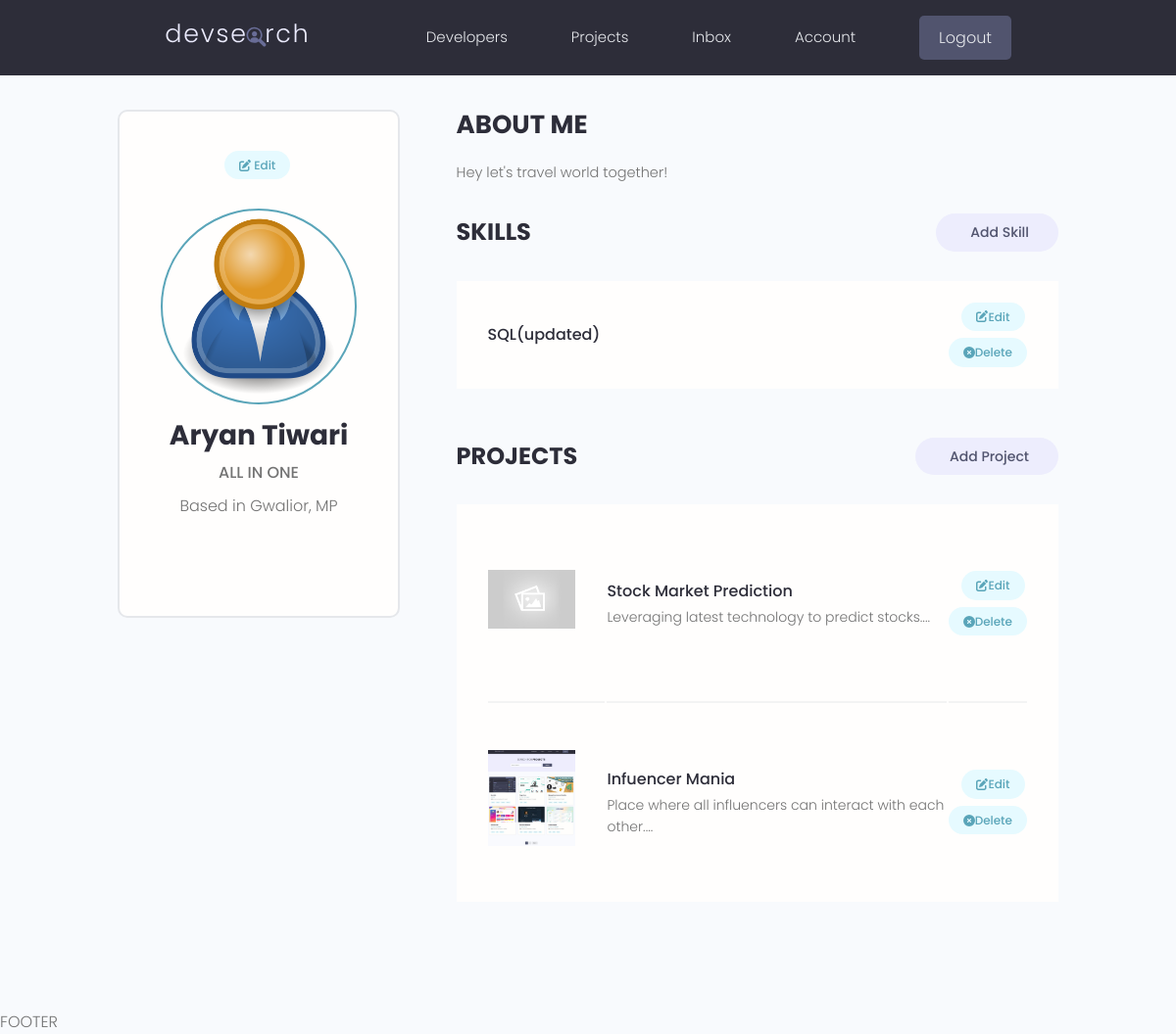
The app's page /account/ (signed in), older data.
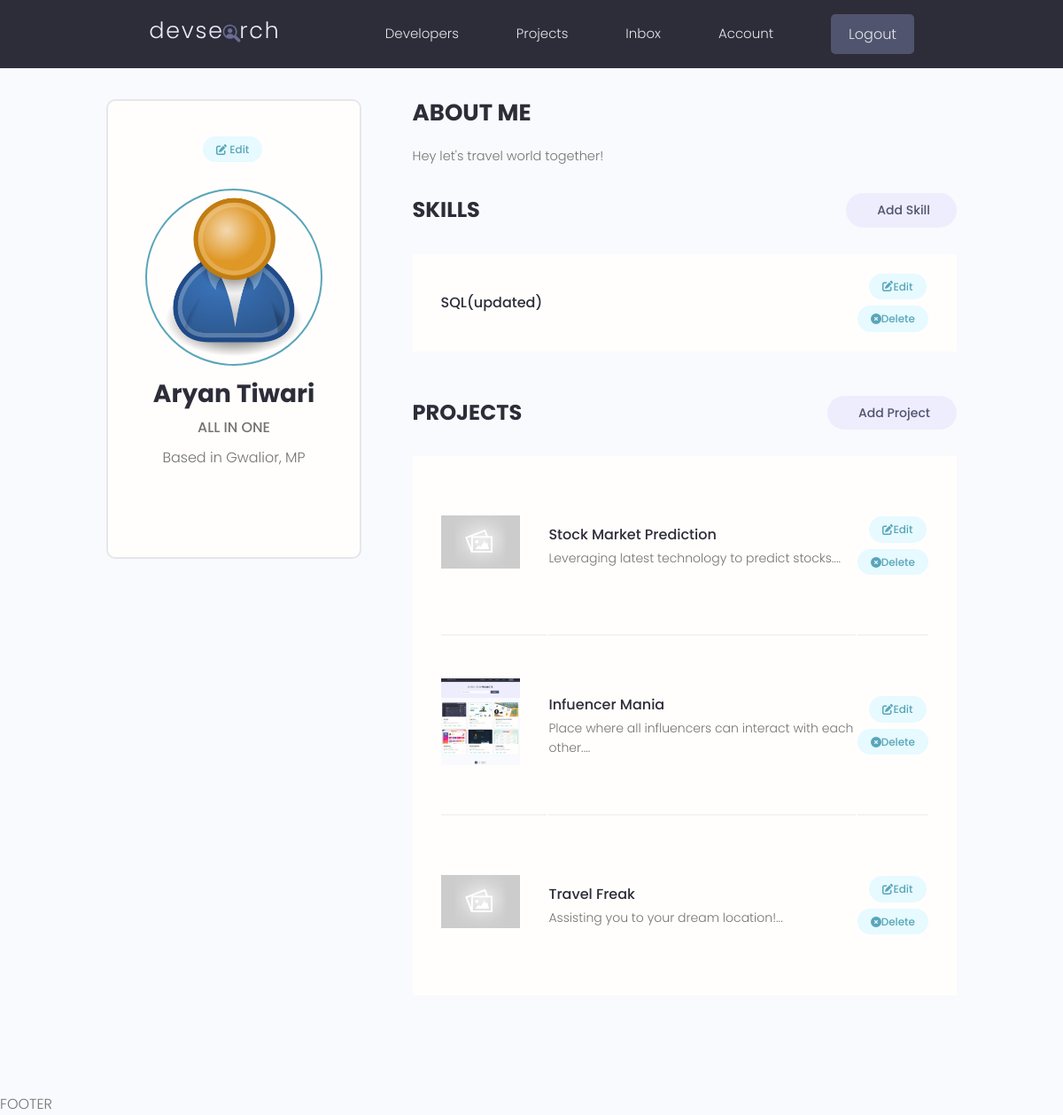
The same page, newer data.
### users/models.py (models this page shows, shortened)
class Skill(models.Model):
    owner = models.ForeignKey(Profile, on_delete=models.CASCADE)
    name = models.CharField(max_length=200, blank=True, null=True) #character field need max length
    description = models.TextField(blank=True, null=True)
    created = models.DateTimeField(auto_now_add=True)
    id = models.UUIDField(default=uuid.uuid4, unique=True, primary_key=True, editable=False)

### projects/models.py (models this page shows, shortened)
class Project(models.Model):
    owner = models.ForeignKey(Profile, null=True, blank=True, on_delete=models.SET_NULL)
    title = models.CharField(max_length=200)
    description = models.TextField(null=True, blank=True) # not necessary
    featured_image = models.ImageField(null=True, blank=True, default="default.jpg")
    demo_link = models.CharField(max_length=2000, null=True, blank=True)
    source_link = models.CharField(max_length=2000, null=True, blank=True)
    tag = models.ManyToManyField('Tag', blank=True)
    vote_total = models.IntegerField(default=0, null=True, blank=True)
    vote_ratio = models.IntegerField(default=0, null=True, blank=True)
    created = models.DateTimeField(auto_now_add=True)
    id = models.UUIDField(default=uuid.uuid4, unique=True, primary_key=True, editable=False)
    class Meta:
        ordering = ['created']

### users/views.py (the view)
# urls.py: path('account/',views.userAccount, name="account"),
@login_required(login_url = 'login')
def userAccount(request):
    profile = request.user.profile
    skills = profile.skill_set.all()
    projects = profile.project_set.all()
    context = {'profile': profile, 'skills':skills, 'projects': projects}
    return render(request,'users/account.html', context)

### users/templates/users/account.html (shortened to what this page needs)
{% extends 'main.html' %}
{% block content %}
  <main class="settingsPage profile my-md">
    <div class="container">
      <div class="layout">
        <div class="column column--1of3">
          <div class="card text-center">
            <div class="card__body dev">
              <a class="tag tag--pill tag--main settings__btn" href="{% url 'edit-account' %}"><i class="fa-solid fa-pen-to-square"></i> Edit</a>
              <img class="avatar avatar--xl dev__avatar" src="{{profile.profile_image.url}}" />
              <h2 class="dev__name">{{profile.name}}</h2>
              <p class="dev__title">{{profile.short_intro}}</p>
              <p class="dev__location">Based in {{profile.location}}</p>
            </div>
          </div>
        </div>
        <div class="column column--2of3">
          <div class="devInfo">
            <h3 class="devInfo__title">About Me</h3>
            <p class="devInfo__about">
              {{profile.bio}}
            </p>
          </div>
          <div class="settings">
            <h3 class="settings__title">Skills</h3>
            <a class="tag tag--pill tag--sub settings__btn tag--lg" href="{% url 'create-skill' %}"> Add Skill</a>
          </div>
          <table class="settings__table">
            {% for skill in skills %}
            <tr>
              <td class="settings__tableInfo">
                <h4>{{skill.name}}</h4>
              </td>
              <td class="settings__tableActions">
                <a class="tag tag--pill tag--main settings__btn" href="{% url 'update-skill' skill.id %}"><i class="fa-solid fa-pen-to-square"></i> Edit</a>
                <a class="tag tag--pill tag--main settings__btn" href="#"><i class="fa-solid fa-circle-xmark"></i> Delete</a>
              </td>
            </tr>
            {% endfor %}
          </table>
          <div class="settings">
            <h3 class="settings__title">Projects</h3>
            <a class="tag tag--pill tag--sub settings__btn tag--lg" href="{% url 'create-project'%}"> Add Project</a>
          </div>
          <table class="settings__table">
            {% for project in projects %}
            <tr>
              <td class="settings__thumbnail">
                <a href="{% url 'project' project.id %}"><img src="{{project.featured_image.url}}" alt="Project Thumbnail" /></a>
              </td>
              <td class="settings__tableInfo">
                <a href="{% url 'project' project.id %}">{{project.title}}</a>
                <p>
                  {{project.description|slice:"150"}}...
                </p>
              </td>
              <td class="settings__tableActions">
                <a class="tag tag--pill tag--main settings__btn" href="{% url 'update-project' project.id%}"><i class="fa-solid fa-pen-to-square"></i> Edit</a>
                <a class="tag tag--pill tag--main settings__btn" href="{% url 'delete-project' project.id%}"><i class="fa-solid fa-circle-xmark"></i>
                  Delete</a>
              </td>
            </tr>
            {% endfor %}
          </table>
        </div>
      </div>
    </div>
  </main>
{% endblock %}

Row changes from the older to the newer data that the page shows:
added Project: featured_image (placeholder picture), title "Travel Freak", description "Assisting you to your dream location!"
